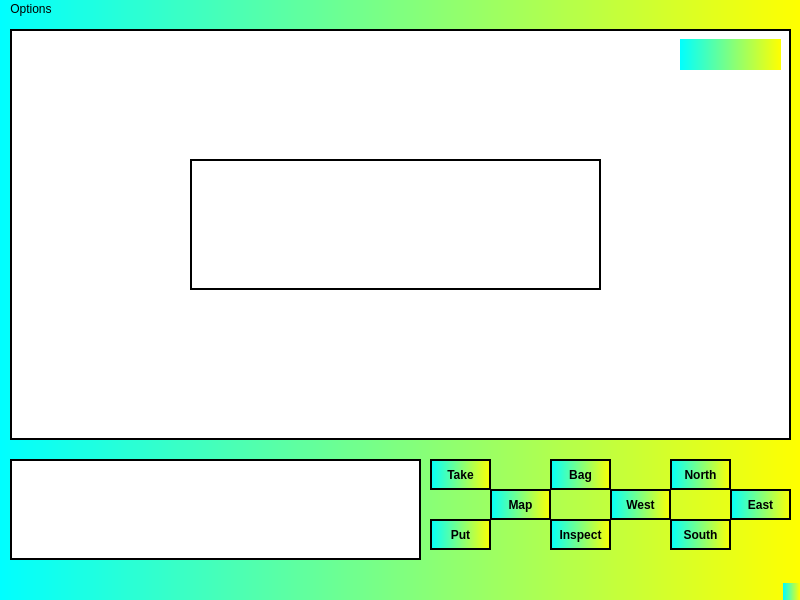
<?xml version="1.0" encoding="UTF-8"?>
<ui version="4.0">
 <class>MainWindow</class>
 <widget class="QMainWindow" name="MainWindow">
  <property name="geometry">
   <rect>
    <x>0</x>
    <y>0</y>
    <width>800</width>
    <height>600</height>
   </rect>
  </property>
  <property name="windowTitle">
   <string>LemonadePanda :: Zork</string>
  </property>
  <property name="styleSheet">
   <string notr="true">background-color: qlineargradient(spread:pad, x1:0, y1:0, x2:1, y2:0, stop:0 rgba(0, 255, 255, 255), stop:1 rgba(255, 255, 0, 255));</string>
  </property>
  <widget class="QWidget" name="centralwidget">
   <widget class="QPushButton" name="East">
    <property name="geometry">
     <rect>
      <x>730</x>
      <y>470</y>
      <width>61</width>
      <height>31</height>
     </rect>
    </property>
    <property name="font">
     <font>
      <family>MS Sans Serif</family>
      <weight>75</weight>
      <bold>true</bold>
     </font>
    </property>
    <property name="styleSheet">
     <string notr="true">border: 2px solid black;</string>
    </property>
    <property name="text">
     <string>East</string>
    </property>
   </widget>
   <widget class="QPushButton" name="South">
    <property name="geometry">
     <rect>
      <x>670</x>
      <y>500</y>
      <width>61</width>
      <height>31</height>
     </rect>
    </property>
    <property name="font">
     <font>
      <family>MS Sans Serif</family>
      <weight>75</weight>
      <bold>true</bold>
     </font>
    </property>
    <property name="styleSheet">
     <string notr="true">border: 2px solid black;</string>
    </property>
    <property name="text">
     <string>South</string>
    </property>
   </widget>
   <widget class="QPushButton" name="West">
    <property name="geometry">
     <rect>
      <x>610</x>
      <y>470</y>
      <width>61</width>
      <height>31</height>
     </rect>
    </property>
    <property name="font">
     <font>
      <family>MS Sans Serif</family>
      <weight>75</weight>
      <bold>true</bold>
     </font>
    </property>
    <property name="styleSheet">
     <string notr="true">border: 2px solid black;</string>
    </property>
    <property name="text">
     <string>West</string>
    </property>
   </widget>
   <widget class="QLabel" name="itemTextBox">
    <property name="geometry">
     <rect>
      <x>10</x>
      <y>440</y>
      <width>411</width>
      <height>101</height>
     </rect>
    </property>
    <property name="font">
     <font>
      <family>Consolas</family>
      <pointsize>10</pointsize>
     </font>
    </property>
    <property name="styleSheet">
     <string notr="true">background-color: rgb(255, 255, 255);
border: 2px solid black;</string>
    </property>
    <property name="text">
     <string>&lt;html&gt;&lt;head/&gt;&lt;body&gt;&lt;p&gt;&lt;br/&gt;&lt;/p&gt;&lt;/body&gt;&lt;/html&gt;</string>
    </property>
    <property name="alignment">
     <set>Qt::AlignLeading|Qt::AlignLeft|Qt::AlignTop</set>
    </property>
    <property name="wordWrap">
     <bool>true</bool>
    </property>
   </widget>
   <widget class="QLabel" name="mainBox">
    <property name="geometry">
     <rect>
      <x>10</x>
      <y>10</y>
      <width>781</width>
      <height>411</height>
     </rect>
    </property>
    <property name="font">
     <font>
      <family>Consolas</family>
      <pointsize>10</pointsize>
     </font>
    </property>
    <property name="styleSheet">
     <string notr="true">background-color: rgb(255, 255, 255);
border:2px solid black</string>
    </property>
    <property name="text">
     <string/>
    </property>
   </widget>
   <widget class="QPushButton" name="North">
    <property name="geometry">
     <rect>
      <x>670</x>
      <y>440</y>
      <width>61</width>
      <height>31</height>
     </rect>
    </property>
    <property name="font">
     <font>
      <family>MS Sans Serif</family>
      <weight>75</weight>
      <bold>true</bold>
     </font>
    </property>
    <property name="styleSheet">
     <string notr="true">border: 2px solid black;</string>
    </property>
    <property name="text">
     <string>North</string>
    </property>
   </widget>
   <widget class="QPushButton" name="map">
    <property name="geometry">
     <rect>
      <x>490</x>
      <y>470</y>
      <width>61</width>
      <height>31</height>
     </rect>
    </property>
    <property name="font">
     <font>
      <family>MS Sans Serif</family>
      <weight>75</weight>
      <bold>true</bold>
     </font>
    </property>
    <property name="styleSheet">
     <string notr="true">border: 2px solid black;</string>
    </property>
    <property name="text">
     <string>Map</string>
    </property>
   </widget>
   <widget class="QPushButton" name="take">
    <property name="geometry">
     <rect>
      <x>430</x>
      <y>440</y>
      <width>61</width>
      <height>31</height>
     </rect>
    </property>
    <property name="font">
     <font>
      <family>MS Sans Serif</family>
      <weight>75</weight>
      <bold>true</bold>
     </font>
    </property>
    <property name="styleSheet">
     <string notr="true">border: 2px solid black;</string>
    </property>
    <property name="text">
     <string>Take</string>
    </property>
   </widget>
   <widget class="QPushButton" name="put">
    <property name="geometry">
     <rect>
      <x>430</x>
      <y>500</y>
      <width>61</width>
      <height>31</height>
     </rect>
    </property>
    <property name="font">
     <font>
      <family>MS Sans Serif</family>
      <weight>75</weight>
      <bold>true</bold>
     </font>
    </property>
    <property name="styleSheet">
     <string notr="true">border: 2px solid black;</string>
    </property>
    <property name="text">
     <string>Put</string>
    </property>
   </widget>
   <widget class="QPushButton" name="bag">
    <property name="geometry">
     <rect>
      <x>550</x>
      <y>440</y>
      <width>61</width>
      <height>31</height>
     </rect>
    </property>
    <property name="font">
     <font>
      <family>MS Sans Serif</family>
      <weight>75</weight>
      <bold>true</bold>
     </font>
    </property>
    <property name="styleSheet">
     <string notr="true">border: 2px solid black;</string>
    </property>
    <property name="text">
     <string>Bag</string>
    </property>
   </widget>
   <widget class="QPushButton" name="inspect">
    <property name="geometry">
     <rect>
      <x>550</x>
      <y>500</y>
      <width>61</width>
      <height>31</height>
     </rect>
    </property>
    <property name="font">
     <font>
      <family>MS Sans Serif</family>
      <weight>75</weight>
      <bold>true</bold>
     </font>
    </property>
    <property name="styleSheet">
     <string notr="true">border: 2px solid black;</string>
    </property>
    <property name="text">
     <string>Inspect</string>
    </property>
   </widget>
   <widget class="QLabel" name="errorLabel">
    <property name="geometry">
     <rect>
      <x>190</x>
      <y>140</y>
      <width>411</width>
      <height>131</height>
     </rect>
    </property>
    <property name="font">
     <font>
      <family>Consolas</family>
      <pointsize>20</pointsize>
      <weight>75</weight>
      <bold>true</bold>
     </font>
    </property>
    <property name="styleSheet">
     <string notr="true">background-color: rgb(255, 255, 255);
border:2px solid black;
</string>
    </property>
    <property name="text">
     <string/>
    </property>
    <property name="alignment">
     <set>Qt::AlignCenter</set>
    </property>
   </widget>
   <widget class="QLabel" name="date">
    <property name="geometry">
     <rect>
      <x>680</x>
      <y>20</y>
      <width>101</width>
      <height>31</height>
     </rect>
    </property>
    <property name="text">
     <string/>
    </property>
   </widget>
  </widget>
  <widget class="QMenuBar" name="menubar">
   <property name="geometry">
    <rect>
     <x>0</x>
     <y>0</y>
     <width>800</width>
     <height>21</height>
    </rect>
   </property>
   <property name="defaultUp">
    <bool>false</bool>
   </property>
   <property name="nativeMenuBar">
    <bool>true</bool>
   </property>
   <widget class="QMenu" name="menuOptions">
    <property name="title">
     <string>Options</string>
    </property>
    <addaction name="actionHow_To_Play"/>
    <addaction name="actionQuit"/>
   </widget>
   <addaction name="menuOptions"/>
  </widget>
  <widget class="QStatusBar" name="statusbar"/>
  <action name="actionQuit">
   <property name="text">
    <string>Quit</string>
   </property>
  </action>
  <action name="actionHow_To_Play">
   <property name="text">
    <string>How To Play</string>
   </property>
  </action>
 </widget>
 <resources/>
 <connections/>
</ui>
